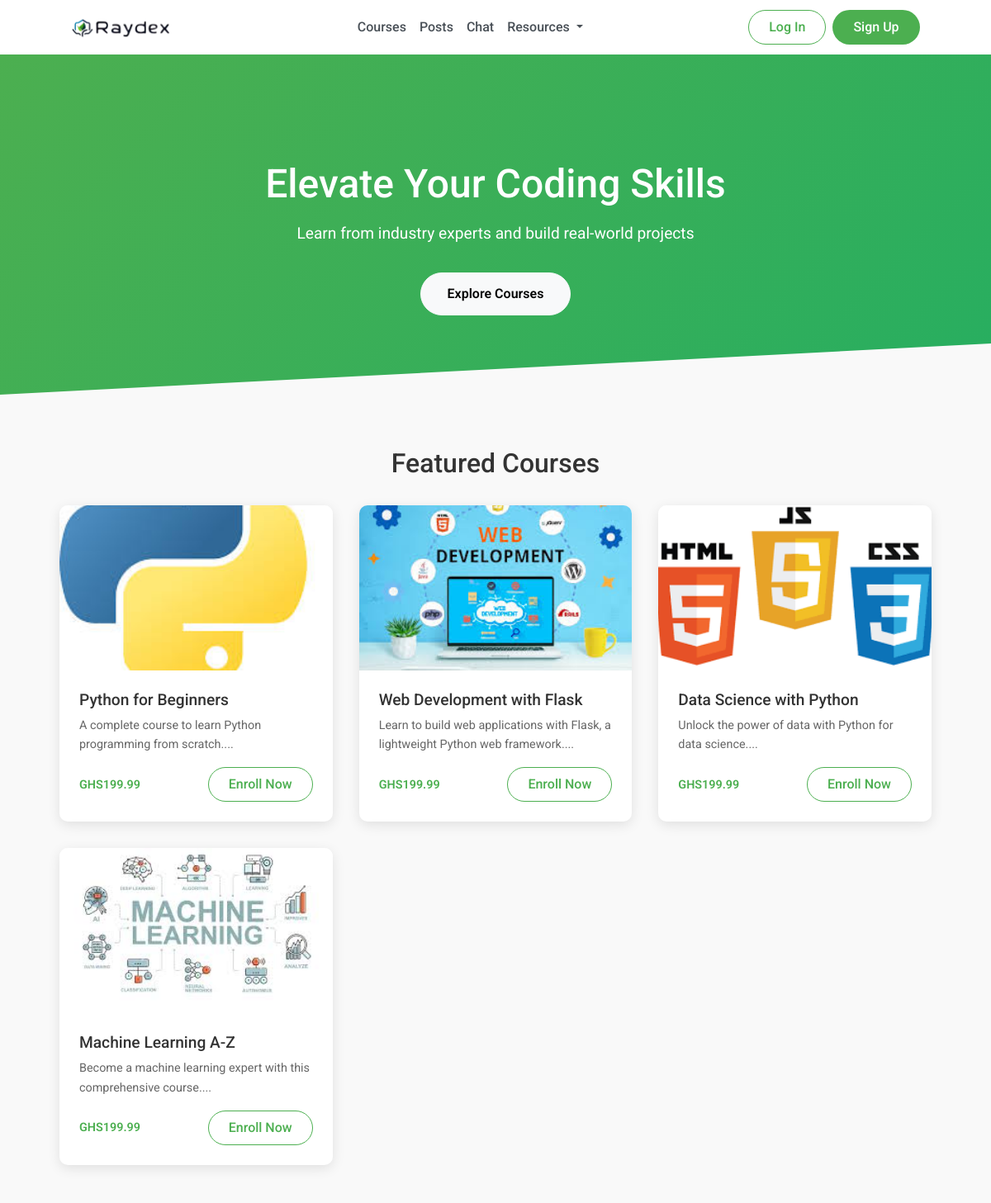
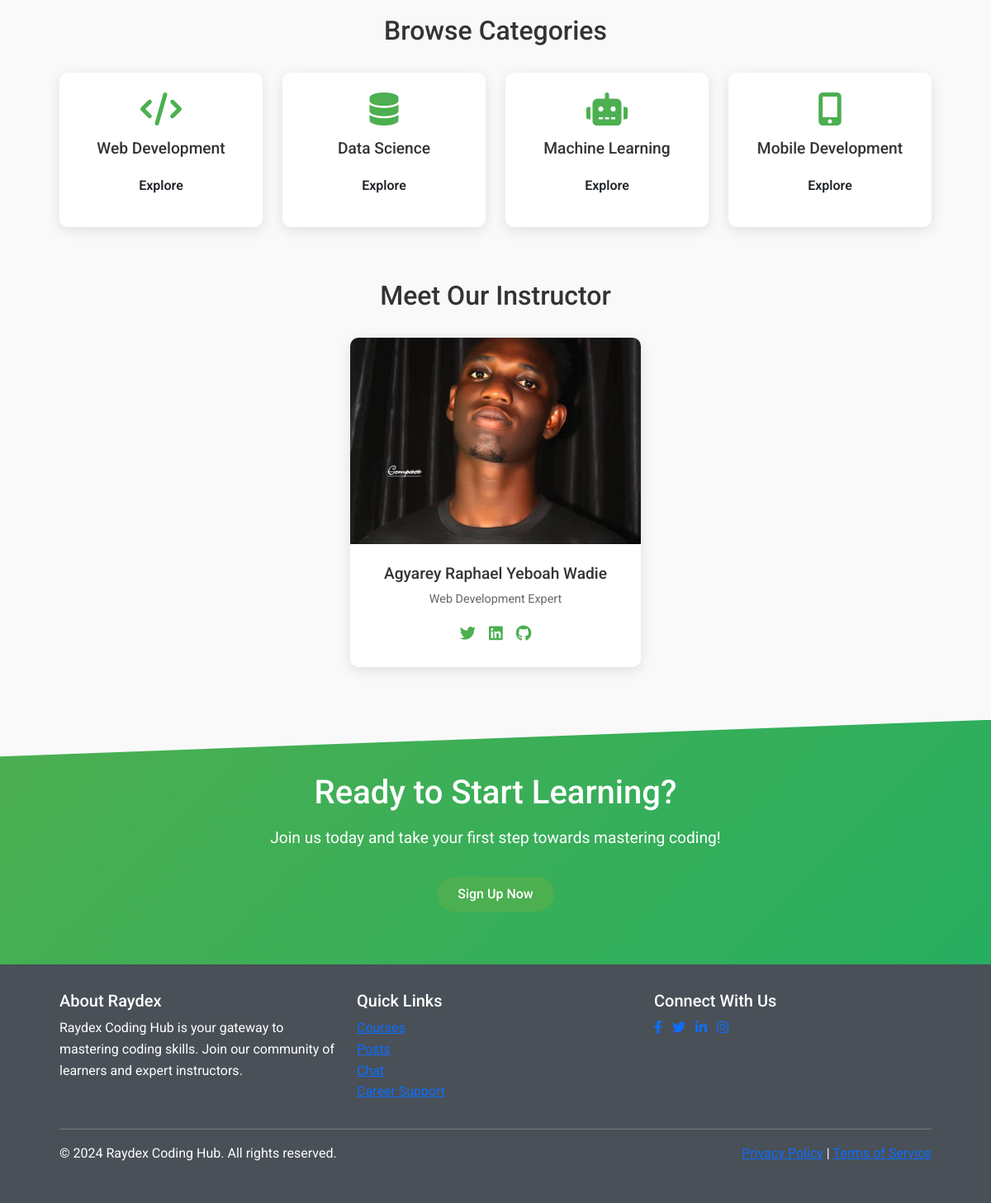
The page / on the database its author committed (2 pictures, top to bottom).
### app.py (models this page shows, shortened)
class Course(db.Model):
    id = db.Column(db.Integer, primary_key=True)
    title = db.Column(db.String(100), nullable=False)
    description = db.Column(db.Text, nullable=False)
    price = db.Column(db.Float, nullable=False)
    image = db.Column(db.String(20), nullable=False, default='default.jpg')
    enrollments = db.relationship('Enrollment', backref='course', lazy=True)
    lessons = db.relationship('Lesson', backref='course', lazy=True)

### app.py (the view)
@app.route('/')
def home():
    courses = Course.query.all()
    return render_template('index.html', courses=courses)

### templates/index.html (shortened to what this page needs)
{% extends 'base.html' %}  {% block content %}
<section class="hero">
  <div class="container">
    <h1>Elevate Your Coding Skills</h1>
    <p>Learn from industry experts and build real-world projects</p>
    <a href="{{ url_for('courses')}}" class="btn btn-light">Explore Courses</a>
  </div>
</section>
<section id="courses" class="container">
  <h2 class="section-title">Featured Courses</h2>
  <div class="courses">
    {% for course in courses %}
    <div class="course-card">
      <img
        src="{{ url_for('static', filename='images/' + course.image) }}"
        alt="{{ course.title }}"
      />
      <div class="course-content">
        <h3 class="course-title">{{ course.title }}</h3>
        <p class="course-description">{{ course.description[:100] }}...</p>
        <div class="course-meta">
          <span class="course-price">GHS{{ course.price }}</span>
          <a href="/course/{{ course.id }}" class="btn btn-login">Enroll Now</a>
        </div>
      </div>
    </div>
    {% endfor %}
  </div>
</section>
<section id="categories" class="container">
  <h2 class="section-title">Browse Categories</h2>
  <div class="categories">
    <div class="category-card">
      <i class="fas fa-code"></i>
      <h3>Web Development</h3>
      <a href="/web" class="btn">Explore</a>
    </div>
    <div class="category-card">
      <i class="fas fa-database"></i>
      <h3>Data Science</h3>
      <a href="/data" class="btn">Explore</a>
    </div>
    <div class="category-card">
      <i class="fas fa-robot"></i>
      <h3>Machine Learning</h3>
      <a href="/ml" class="btn">Explore</a>
    </div>
    <div class="category-card">
      <i class="fas fa-mobile-alt"></i>
      <h3>Mobile Development</h3>
      <a href="/mobile" class="btn">Explore</a>
    </div>
  </div>
</section>
<section id="instructors" class="container">
  <h2 class="section-title">Meet Our Instructor</h2>
  <div class="instructors">
    <div class="instructor-card col-lg-4 col-md-12 mx-auto">
      <img
        src="{{ url_for('static', filename='images/ralph.jpg')}}"
        alt="Agyarey Raphael Yeboah Wadie"
      />
      <div class="instructor-content">
        <h3 class="instructor-name">Agyarey Raphael Yeboah Wadie</h3>
        <p class="instructor-title">Web Development Expert</p>
        <div class="social-links">
          <a href="https://x.com/themmatarget"
            ><i class="fab fa-twitter"></i
          ></a>
          <a
            href="https://gh.linkedin.com/in/raphael-yeboah-wadie-agyarey-3b6a3a24b"
            ><i class="fab fa-linkedin"></i
          ></a>
          <a href="https://github.com/samarhy12"
            ><i class="fab fa-github"></i
          ></a>
        </div>
      </div>
    </div>
  </div>
</section>
<div class="cta">
  <h2>Ready to Start Learning?</h2>
  <p>Join us today and take your first step towards mastering coding!</p>
  <a href="/register" class="btn btn-signup">Sign Up Now</a>
</div>
{% endblock %}

### templates/base.html (shortened to what this page needs)
<!DOCTYPE html>
<html lang="en">
  <head>
    <link
      rel="stylesheet"
      href="https://cdn.jsdelivr.net/npm/bootstrap@5.3.0/dist/css/bootstrap.min.css"
    />
    <link
      rel="stylesheet"
      href="https://cdnjs.cloudflare.com/ajax/libs/font-awesome/6.0.0-beta3/css/all.min.css"
    />
    <link
      rel="stylesheet"
      href="{{ url_for('static', filename='css/style.css') }}"
    />
  </head>
  <body>
    <nav class="navbar navbar-expand-lg navbar-light">
      <div class="container">
        <a class="navbar-brand" href="{{ url_for('home') }}">
          <img
            src="{{ url_for('static', filename='images/bg.png') }}"
            alt="Raydex logo"
            class="me-2"
          />
        </a>
        <div class="collapse navbar-collapse" id="navbarNav">
          <ul class="navbar-nav mx-auto">
            <li class="nav-item">
              <a class="nav-link" href="{{ url_for('courses') }}">Courses</a>
            </li>
            <li class="nav-item">
              <a class="nav-link" href="{{ url_for('forum') }}">Posts</a>
            </li>
            <li class="nav-item">
              <a class="nav-link" href="{{ url_for('chat_users') }}">Chat</a>
            </li>
            <li class="nav-item dropdown">
              <a
                class="nav-link dropdown-toggle"
                href="#"
                id="resourcesDropdown"
                role="button"
                data-bs-toggle="dropdown"
                aria-expanded="false"
              >
                Resources
              </a>
            </li>
          </ul>
          <div class="d-flex align-items-center">
            {% if current_user.is_authenticated %} {% if current_user.is_admin
            %}
            <a class="nav-link me-3" href="{{ url_for('admin_dashboard') }}"
              >Admin</a
            >
            {% endif %}
            <div class="dropdown user-dropdown">
              <a
                class="nav-link dropdown-toggle d-flex align-items-center"
                href="#"
                id="userDropdown"
                role="button"
                data-bs-toggle="dropdown"
                aria-expanded="false"
              >
                <img
                  src="https://ui-avatars.com/api/?name={{ current_user.username }}&background=2ecc71&color=fff"
                  alt="Profile"
                  class="rounded-circle me-2"
                />
                <span class="d-none d-lg-inline"
                  >{{ current_user.username }}</span
                >
              </a>
              <ul
                class="dropdown-menu dropdown-menu-end"
                aria-labelledby="userDropdown"
              >
                <li>
                  <a
                    class="dropdown-item"
                    href="{{ url_for('student_dashboard') }}"
                    >Dashboard</a
                  >
                </li>
                <li><a class="dropdown-item" href="#">Account Settings</a></li>
                <li><hr class="dropdown-divider" /></li>
                <li>
                  <a class="dropdown-item" href="{{ url_for('logout') }}"
                    >Sign Out</a
                  >
                </li>
              </ul>
            </div>
            {% else %}
            <a href="{{ url_for('login') }}" class="btn btn-login me-2"
              >Log In</a
            >
            <a href="{{ url_for('register') }}" class="btn btn-signup"
              >Sign Up</a
            >
            {% endif %}
          </div>
        </div>
      </div>
    </nav>
    {% block content %}{% endblock %}
    <footer class="footer">
      <div class="container">
        <div class="row">
          <div class="col-md-4">
            <h5>About Raydex</h5>
            <p>
              Raydex Coding Hub is your gateway to mastering coding skills. Join
              our community of learners and expert instructors.
            </p>
          </div>
          <div class="col-md-4">
            <h5>Quick Links</h5>
            <ul class="list-unstyled">
              <li><a href="{{ url_for('courses') }}">Courses</a></li>
              <li><a href="{{ url_for('forum') }}">Posts</a></li>
              <li><a href="{{ url_for('chat_users') }}">Chat</a></li>
              <li><a href="#">Career Support</a></li>
            </ul>
          </div>
          <div class="col-md-4">
            <h5>Connect With Us</h5>
            <ul class="list-inline">
              <li class="list-inline-item">
                <a href="#"><i class="fab fa-facebook-f"></i></a>
              </li>
              <li class="list-inline-item">
                <a href="#"><i class="fab fa-twitter"></i></a>
              </li>
              <li class="list-inline-item">
                <a href="#"><i class="fab fa-linkedin-in"></i></a>
              </li>
              <li class="list-inline-item">
                <a href="#"><i class="fab fa-instagram"></i></a>
              </li>
            </ul>
          </div>
        </div>
        <hr />
        <div class="row">
          <div class="col-md-6">
            <p>&copy; 2024 Raydex Coding Hub. All rights reserved.</p>
          </div>
          <div class="col-md-6 text-md-end">
            <a href="#">Privacy Policy</a> | <a href="#">Terms of Service</a>
          </div>
        </div>
      </div>
    </footer>
  </body>
</html>

### static/css/style.css (style rules this page uses)
:root { --primary-color: #4caf50; --secondary-color: #27ae60; --text-color: #333; --bg-color: #f9f9f9; --card-bg: #ffffff; --dark-gray: #495057; --light-gray: #f8f9fa; --white: #ffffff; --black: #000000; --danger-color: #dc3545; --warning-color: #ffc107; --info-color: #17a2b8; }
* { margin: 0; padding: 0; box-sizing: border-box; }
body { font-family: "Roboto", "Poppins", sans-serif; line-height: 1.6; color: var(--text-color); background-color: var(--bg-color); }
.container { width: 90%; max-width: 1200px; margin: 0 auto; }
.navbar { background-color: var(--white); box-shadow: 0 2px 4px rgba(0, 0, 0, 0.1); padding: 0.5rem 1rem; }
.navbar-brand img { height: 40px; transition: transform 0.3s ease; }
.nav-link { color: var(--dark-gray); font-weight: 500; padding: 0.5rem 1rem; transition: color 0.2s ease, background-color 0.2s ease; border-radius: 5px; }
.btn { display: inline-block; padding: 0.8rem 2rem; border-radius: 30px; text-decoration: none; font-weight: 600; transition: all 0.3s ease; }
.btn-login, .btn-signup { padding: 0.5rem 1.5rem; font-weight: 500; }
.btn-login { color: var(--primary-color); border: 1px solid var(--primary-color); }
.btn-signup { background-color: var(--primary-color); color: var(--white); }
.hero { background: linear-gradient( 135deg, var(--primary-color) 0%, var(--secondary-color) 100% ); color: var(--white); text-align: center; padding: 8rem 0 6rem; clip-path: polygon(0 0, 100% 0, 100% 85%, 0 100%); }
.hero h1 { font-size: 3rem; margin-bottom: 1rem; }
.hero p { font-size: 1.2rem; margin-bottom: 2rem; }
.section-title { text-align: center; font-size: 2rem; margin: 4rem 0 2rem; }
.courses { display: grid; grid-template-columns: repeat(auto-fit, minmax(300px, 1fr)); gap: 2rem; margin-bottom: 4rem; }
.course-card { background-color: var(--card-bg); border-radius: 10px; overflow: hidden; box-shadow: 0 4px 15px rgba(0, 0, 0, 0.1); transition: transform 0.3s ease; }
.course-card img { width: 100%; height: 200px; object-fit: cover; }
.course-content { padding: 1.5rem; }
.course-title { font-size: 1.2rem; margin-bottom: 0.5rem; }
.course-description { font-size: 0.9rem; color: #666; margin-bottom: 1rem; }
.course-meta { display: flex; justify-content: space-between; align-items: center; font-size: 0.9rem; }
.course-price { font-weight: 600; color: var(--primary-color); }
.categories { display: grid; grid-template-columns: repeat(auto-fit, minmax(200px, 1fr)); gap: 1.5rem; margin-bottom: 4rem; }
.category-card { background-color: var(--card-bg); border-radius: 10px; padding: 1.5rem; text-align: center; box-shadow: 0 4px 15px rgba(0, 0, 0, 0.1); transition: all 0.3s ease; }
.category-card i { font-size: 2.5rem; color: var(--primary-color); margin-bottom: 1rem; }
.category-card h3 { font-size: 1.2rem; margin-bottom: 0.5rem; }
.instructors { display: grid; grid-template-columns: repeat(auto-fit, minmax(250px, 1fr)); gap: 2rem; margin-bottom: 4rem; }
.instructor-card { background-color: var(--card-bg); border-radius: 10px; overflow: hidden; box-shadow: 0 4px 15px rgba(0, 0, 0, 0.1); transition: transform 0.3s ease; }
.instructor-card img { width: 100%; height: 250px; object-fit: cover; }
.instructor-content { padding: 1.5rem; text-align: center; }
.instructor-name { font-size: 1.2rem; margin-bottom: 0.5rem; }
.instructor-title { font-size: 0.9rem; color: #666; margin-bottom: 1rem; }
.social-links { display: flex; justify-content: center; gap: 1rem; }
.social-links a { color: var(--primary-color); font-size: 1.2rem; transition: color 0.3s ease; }
.cta { background: linear-gradient( 135deg, var(--primary-color) 0%, var(--secondary-color) 100% ); color: var(--white); text-align: center; padding: 4rem 0; clip-path: polygon(0 15%, 100% 0, 100% 100%, 0 100%); }
.cta h2 { font-size: 2.5rem; margin-bottom: 1rem; }
.cta p { font-size: 1.2rem; margin-bottom: 2rem; }
.footer { background-color: var(--dark-gray); color: var(--white); padding: 2rem 0; }

### rows shown on the page
Course: image (picture), title "Python for Beginners", description "A complete course to learn Python programming from scratch.", price "199.99"
Course: image (picture), title "Web Development with Flask", description "Learn to build web applications with Flask, a lightweight Python web framework.", price "199.99"
Course: image (picture), title "Data Science with Python", description "Unlock the power of data with Python for data science.", price "199.99"
Course: image (picture), title "Machine Learning A-Z", description "Become a machine learning expert with this comprehensive course.", price "199.99"
